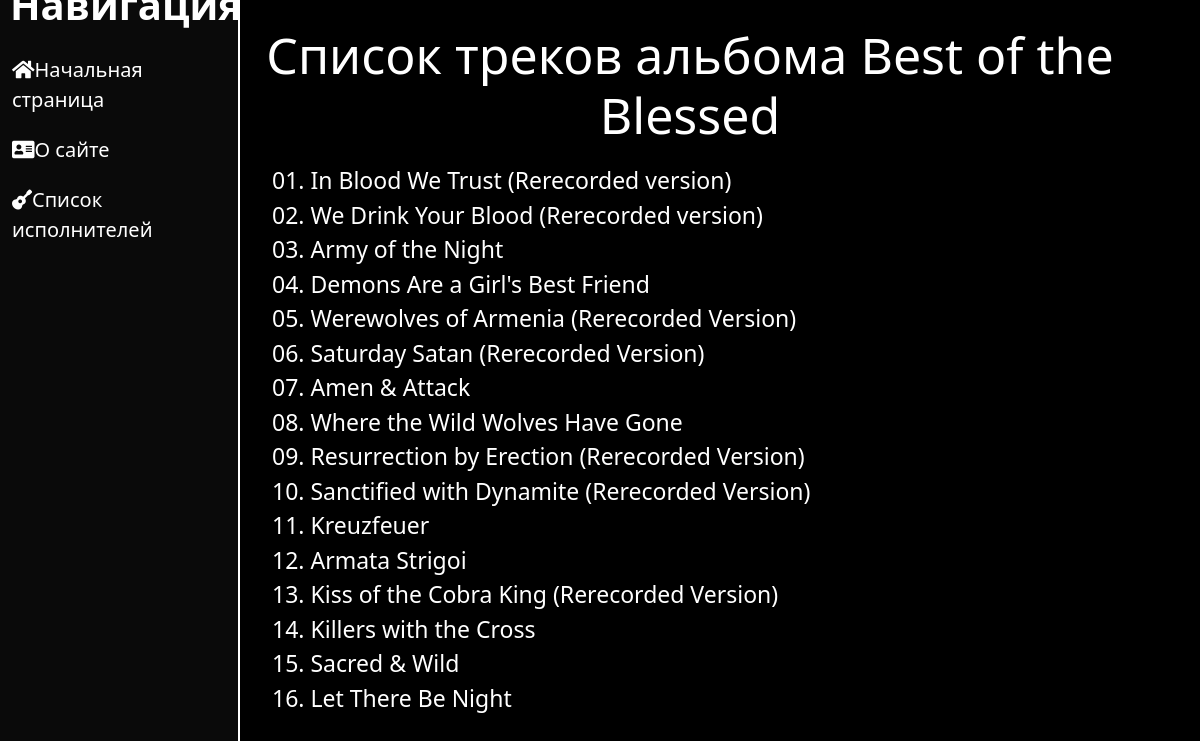
The app's page /music/album/1/tracks with its own data.
### music/models.py (models this page shows, shortened)
class Album(models.Model):
    band = models.ForeignKey(Band, on_delete=models.CASCADE)
    name = models.CharField('Название альбома', max_length=50)
    picture = models.URLField('Обложка альбома')
    release_date = models.DateField('Дата выхода альбома', max_length=50)

class Track(models.Model):
    album = models.ForeignKey(Album, on_delete=models.CASCADE)
    song_name = models.CharField('Название песни', max_length=50)
    play_time = models.IntegerField('Длительность песни', blank=True, null=True)

### music/views.py (the view)
# urls.py: path('album/<int:album_id>/tracks', views.tracks, name='tracks'),
def tracks(request, album_id):
    album = Album.objects.get(id=album_id)
    tracks = Track.objects.filter(album=album_id)
    return render(request, 'music/tracks.html', {'album': album, 'tracks': tracks})

### music/templates/music/tracks.html (shortened to what this page needs)
{% extends 'main/layout.html' %}
{% block body %}
<div class="features">
    <h1>Список треков альбома {{ album.name }}</h1>
</div>
<div class="track_list">
    <ul>
    {% for track in tracks %}
            <li>{{ track.song_name }}</li>
    {% endfor %}
    </ul>
</div>
{% endblock %}

### main/templates/main/layout.html (shortened to what this page needs)
{% load static %}
<!DOCTYPE html>
<html lang="en">
<head>
    <link rel="stylesheet" href="https://stackpath.bootstrapcdn.com/bootstrap/5.0.0-alpha1/css/bootstrap.min.css">
    <link rel="stylesheet" href="{% static 'main/css/main.css' %}">
    <link rel="stylesheet" href="https://use.fontawesome.com/releases/v5.8.2/css/all.css">
</head>
<body>
<div>
    <aside>
        <span class="logo">Навигация</span>
        <ul>
            <a href="{% url 'home' %}"><li><i class="fas fa-home"></i>Начальная страница</li></a>
            <a href="{% url 'about' %}"><li><i class="fas fa-address-card"></i>О сайте</li></a>
            <a href="{% url 'music_list' %}"><li><i class="fas fa-guitar"></i>Список исполнителей</li></a>
        </ul>
    </aside>
    </div>
    <main>
        {% block body %}
        {% endblock %}
    </main>
</body>
</html>

### main/static/main/css/main.css (style rules this page uses)
body { background: #000000; }
aside { float: left; background: #0a0a0a; width: 20%; height: 200vh; padding: 2.5%; overflow-x: auto; color: white; border-right: 2px solid white; display: block; }
aside .logo { font-size: 40px; margin-left: 10px; font-weight: bold; position: relative; top: -55px; left: -30px; }
aside ul { list-style: none }
aside ul li { font-size: 20px; color: white; display: block; margin-top: 20px; position: relative; top: -55px; left: -50px; }
aside ul li:hover, aside ul a { color: #eb5959; text-decoration: none; }
main .features { float: left; color: white; margin-top: 25px; text-align: center; width: 75%; }
main .features h1 { font-size: 50px; }
main .track_list { font-size: 23px; text-align: left; float: left; color: white; position: relative; top: 10px; }
main .track_list ul { list-style: none }

### records on screen
Album: name "Best of the Blessed"
Track: song_name "01. In Blood We Trust (Rerecorded version)"
Track: song_name "02. We Drink Your Blood (Rerecorded version)"
Track: song_name "03. Army of the Night"
Track: song_name "04. Demons Are a Girl's Best Friend"
Track: song_name "05. Werewolves of Armenia (Rerecorded Version)"
Track: song_name "06. Saturday Satan (Rerecorded Version)"
Track: song_name "07. Amen & Attack"
Track: song_name "08. Where the Wild Wolves Have Gone"
Track: song_name "09. Resurrection by Erection (Rerecorded Version)"
Track: song_name "10. Sanctified with Dynamite (Rerecorded Version)"
Track: song_name "11. Kreuzfeuer"
Track: song_name "12. Armata Strigoi"
Track: song_name "13. Kiss of the Cobra King (Rerecorded Version)"
Track: song_name "14. Killers with the Cross"
Track: song_name "15. Sacred & Wild"
Track: song_name "16. Let There Be Night"
